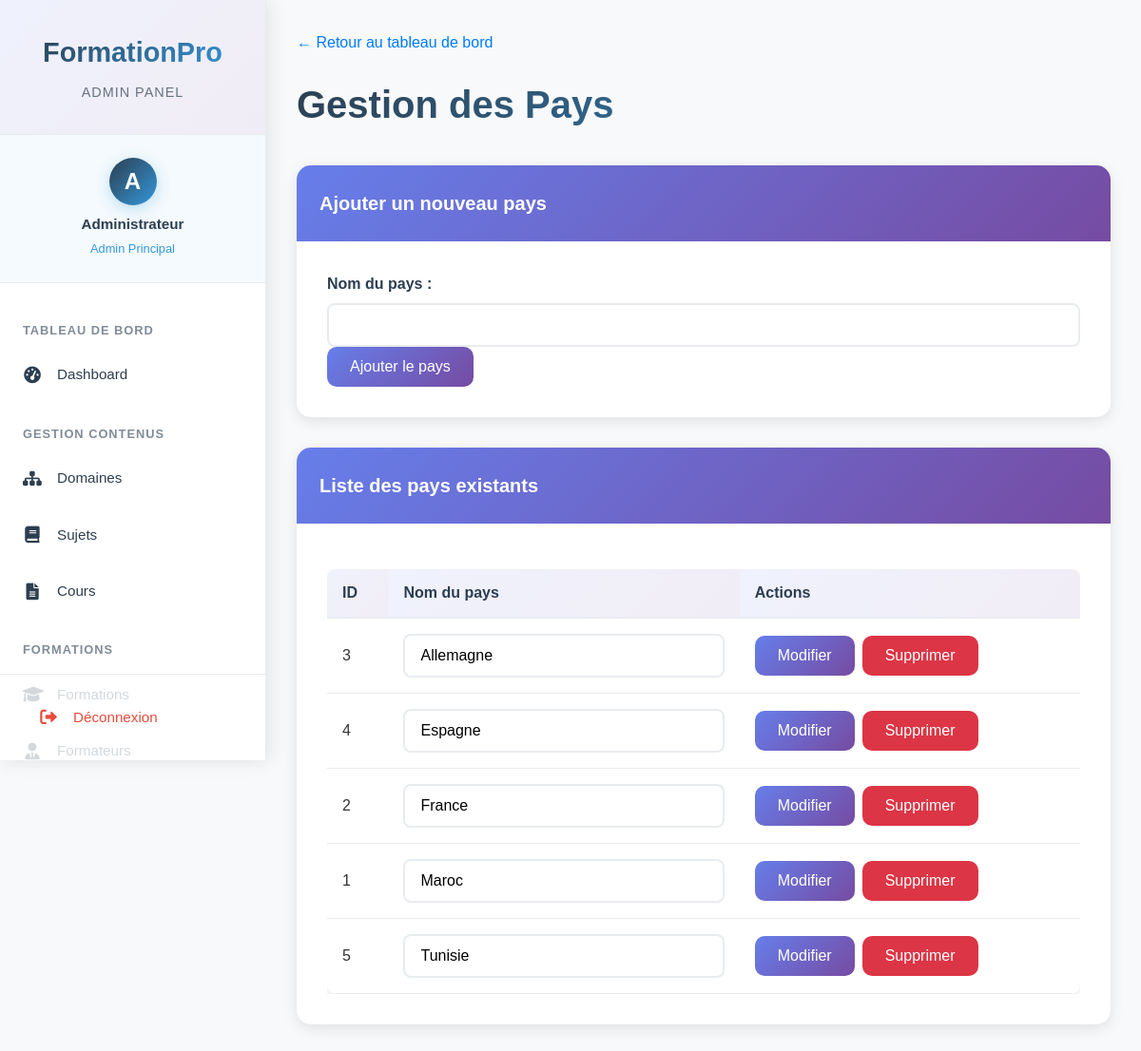
The app's page /pages/admin/pays.php (signed in) with its own data.
### tables this page shows
CREATE TABLE `pays` (
  `id` int(11) NOT NULL,
  `nom_pays` varchar(100) NOT NULL,
  `created_at` timestamp NOT NULL DEFAULT current_timestamp(),
  `updated_at` timestamp NOT NULL DEFAULT current_timestamp() ON UPDATE current_timestamp()
);

### pages/admin/functions.php (called while the page is built, shortened)
<?php
function getAllPays($pdo) {
    $stmt = $pdo->query("SELECT * FROM pays ORDER BY nom_pays");
    return $stmt->fetchAll(PDO::FETCH_ASSOC);
}

### pages/admin/pays.php (the view, shortened to what this page needs)
<?php
require_once('../../includes/admin_sidebar.php');
require_once 'functions.php';
$conn = db_connect();
$pays = getAllPays($conn);
?>
<!DOCTYPE html>
<html lang="fr">
<head>
</head>
<body>
    <div class="main-content" id="mainContent">
        <div class="container">
            <a href="dashboard.php" class="back-link">← Retour au tableau de bord</a>
            <h1 class="page-title">Gestion des Pays</h1>
            <div class="card">
                <div class="card-header">
                    Ajouter un nouveau pays
                </div>
                <div class="card-body">
                    <form method="POST">
                        <div class="form-group">
                            <label for="nom_pays" class="form-label">Nom du pays :</label>
                            <input type="text" class="form-control" id="nom_pays" name="nom_pays" required>
                        </div>
                        <button type="submit" class="btn btn-primary">Ajouter le pays</button>
                    </form>
                </div>
            </div>
            <div class="card">
                <div class="card-header">
                    Liste des pays existants
                </div>
                <div class="card-body">
                    <?php if (empty($pays)): ?>
                        <div class="alert alert-info">
                            Aucun pays trouvé. Ajoutez le premier pays ci-dessus.
                        </div>
                    <?php else: ?>
                        <div class="table-responsive">
                            <table class="table">
                                <thead>
                                    <tr>
                                        <th>ID</th>
                                        <th>Nom du pays</th>
                                        <th>Actions</th>
                                    </tr>
                                </thead>
                                <tbody>
                                    <?php foreach ($pays as $p): ?>
                                    <tr>
                                        <form method="POST">
                                            <td><?= $p['id'] ?></td>
                                            <td>
                                                <input type="text" class="form-control" name="nom_pays"
                                                       value="<?= htmlspecialchars($p['nom_pays']) ?>" required>
                                            </td>
                                            <td>
                                                <div style="display: flex; gap: 0.5rem;">
                                                    <button type="submit" name="action" value="modifier" class="btn btn-primary">
                                                        Modifier
                                                    </button>
                                                    <button type="submit" name="action" value="supprimer"
                                                            class="btn btn-danger"
                                                            onclick="return confirm('Êtes-vous sûr de vouloir supprimer ce pays ? Cette action supprimera aussi toutes les villes et formations associées.');">
                                                        Supprimer
                                                    </button>
                                                </div>
                                            </td>
                                        </form>
                                    </tr>
                                    <?php endforeach; ?>
                                </tbody>
                            </table>
                        </div>
                    <?php endif; ?>
                </div>
            </div>
        </div>
    </div>
</body>
</html>

### includes/admin_sidebar.php (style rules this page uses)
:root { --primary-color: #2c3e50; --secondary-color: #3498db; --dark-text: #2c3e50; --white: #ffffff; --light-gray: #f8f9fa; --border-color: #e9ecef; --gradient-primary: linear-gradient(135deg, #667eea 0%, #764ba2 100%); --gradient-secondary: linear-gradient(135deg, #f093fb 0%, #f5576c 100%); --sidebar-width: 280px; --hover-bg: rgba(52, 152, 219, 0.1); --active-bg: rgba(52, 152, 219, 0.15); --logout-color: #e74c3c; --logout-hover: #c0392b; }
* { margin: 0; padding: 0; box-sizing: border-box; }
body { font-family: 'Segoe UI', Tahoma, Geneva, Verdana, sans-serif; background: var(--light-gray); }
.main-content { margin-left: var(--sidebar-width); padding: 2rem; min-height: 100vh; background: var(--light-gray); transition: all 0.3s ease; }

### pages/admin/pays.php (style rules this page uses)
* { margin: 0; padding: 0; box-sizing: border-box; }
body { font-family: 'Arial', sans-serif; background: #f8f9fa; color: #333; line-height: 1.6; }
.main-content { margin-left: 280px; padding: 2rem; min-height: 100vh; background: #f8f9fa; transition: all 0.3s ease; }
.container { max-width: 1200px; margin: 0 auto; }
.page-title { font-size: 2.5rem; margin-bottom: 2rem; background: linear-gradient(135deg, #2c3e50, #3498db); -webkit-background-clip: text; -webkit-text-fill-color: transparent; background-clip: text; font-weight: bold; }
.card { background: white; border-radius: 15px; box-shadow: 0 4px 15px rgba(0, 0, 0, 0.1); transition: all 0.3s ease; margin-bottom: 2rem; overflow: hidden; }
.card-header { background: linear-gradient(135deg, #667eea 0%, #764ba2 100%); color: white; padding: 1.5rem; font-size: 1.25rem; font-weight: 600; }
.card-body { padding: 2rem; }
.form-group { flex: 1; min-width: 200px; }
.form-label { display: block; margin-bottom: 0.5rem; font-weight: 600; color: #2c3e50; }
.form-control, .form-select { width: 100%; padding: 0.75rem 1rem; border: 2px solid #e9ecef; border-radius: 8px; font-size: 1rem; transition: all 0.3s ease; background: white; }
.btn { padding: 0.75rem 1.5rem; border: none; border-radius: 10px; font-size: 1rem; font-weight: 500; cursor: pointer; transition: all 0.3s ease; display: inline-flex; align-items: center; gap: 0.5rem; text-decoration: none; }
.btn-primary { background: linear-gradient(135deg, #667eea 0%, #764ba2 100%); color: white; }
.btn-danger { background: #dc3545; color: white; }
.table-responsive { overflow-x: auto; margin-top: 1rem; }
.table { width: 100%; border-collapse: collapse; background: white; border-radius: 10px; overflow: hidden; box-shadow: 0 2px 10px rgba(0, 0, 0, 0.1); }
.table th { background: linear-gradient(135deg, rgba(102, 126, 234, 0.1) 0%, rgba(118, 75, 162, 0.1) 100%); padding: 1rem; text-align: left; font-weight: 600; color: #2c3e50; border-bottom: 2px solid #e9ecef; }
.table td { padding: 1rem; border-bottom: 1px solid #e9ecef; vertical-align: middle; }
.back-link { display: inline-block; margin-bottom: 20px; color: #007bff; text-decoration: none; font-weight: 500; }

### records on screen
pays: id "3", nom_pays "Allemagne"
pays: id "4", nom_pays "Espagne"
pays: id "2", nom_pays "France"
pays: id "1", nom_pays "Maroc"
pays: id "5", nom_pays "Tunisie"
